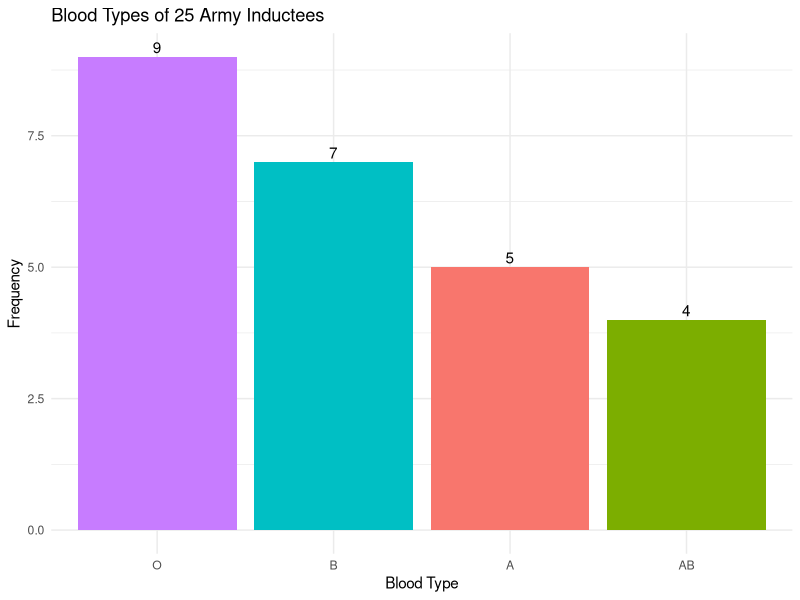
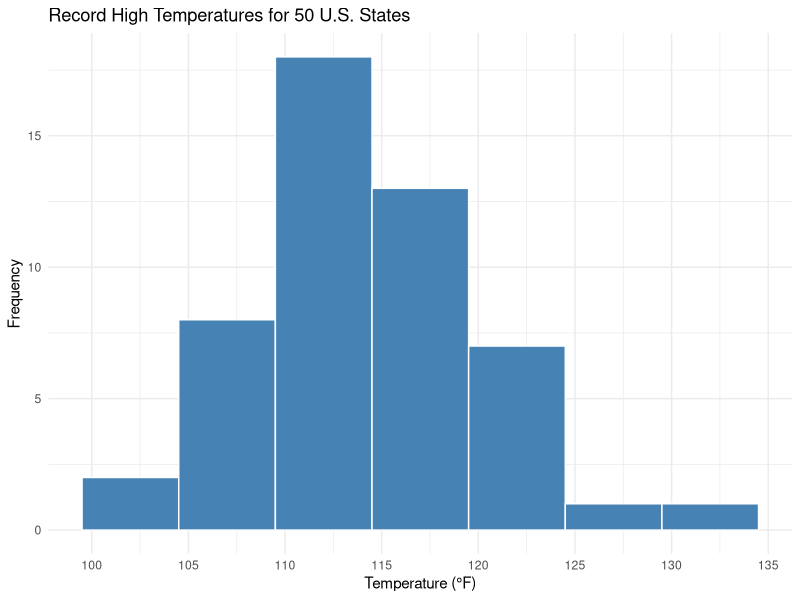
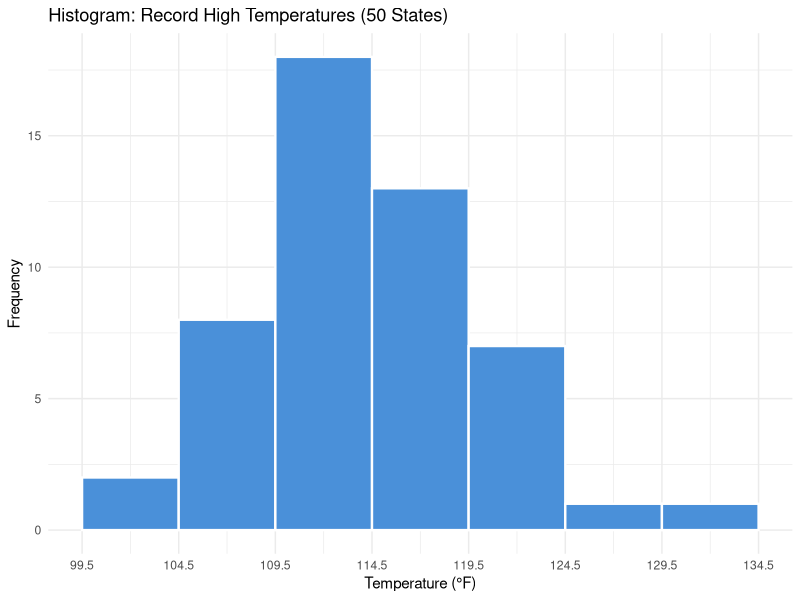
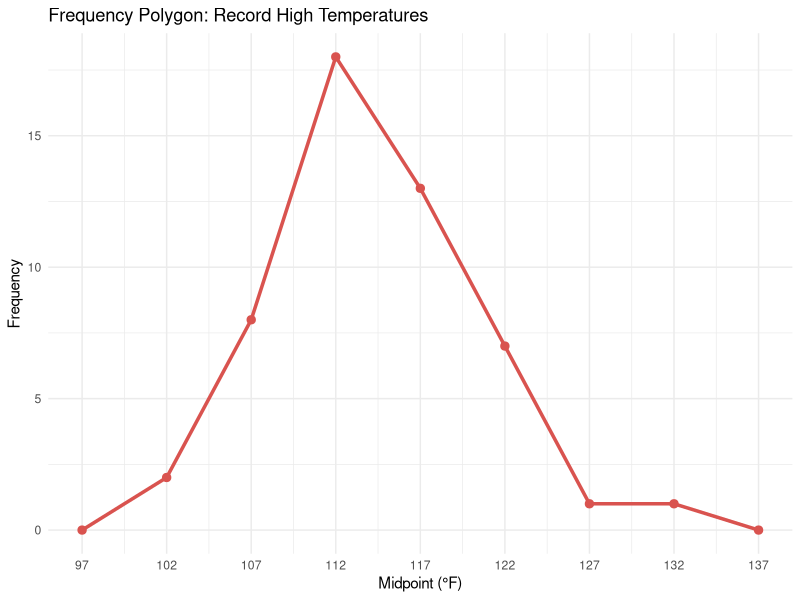
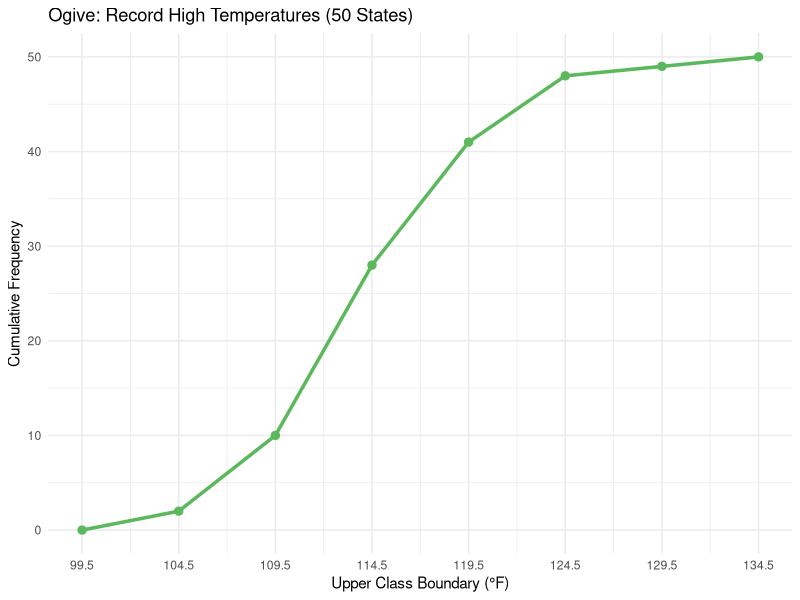
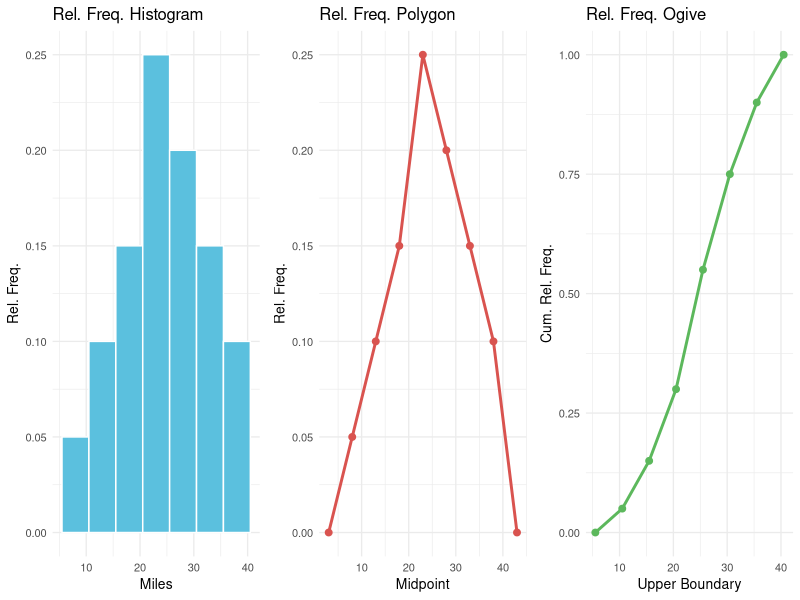
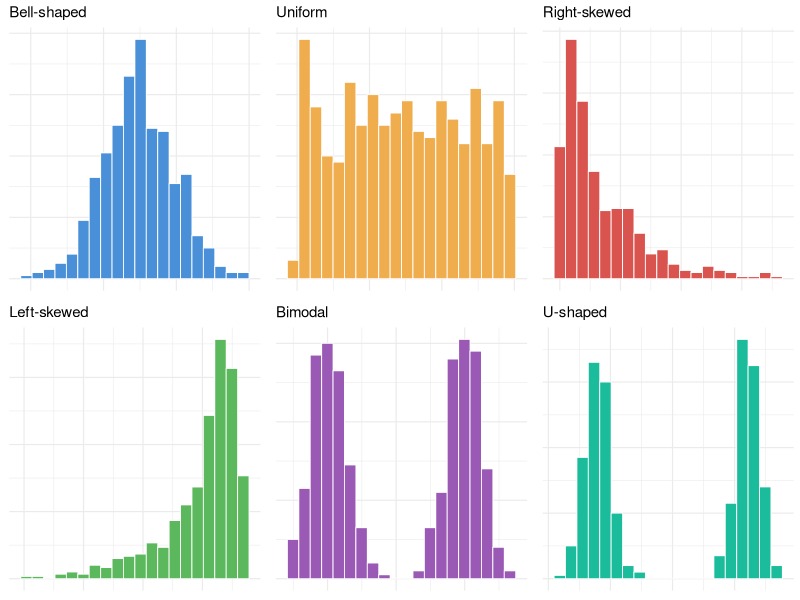
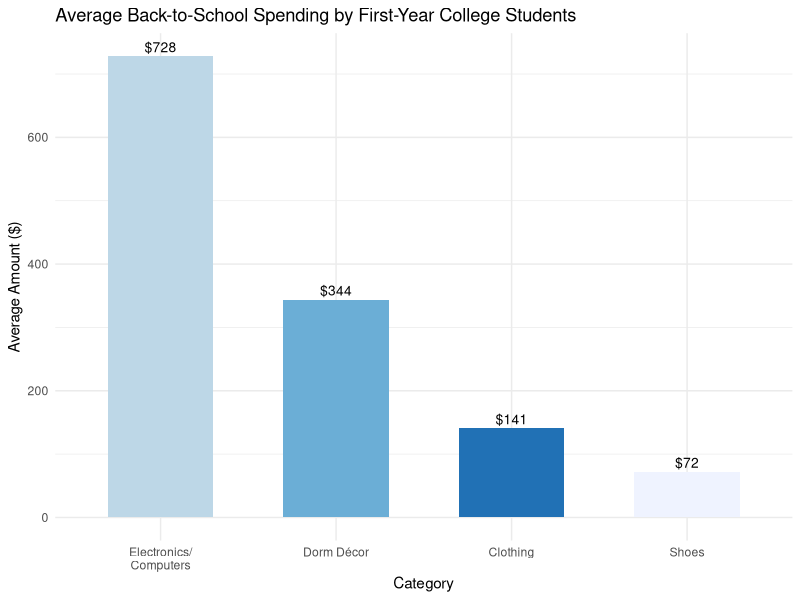

The R source for these figures, in order:
## ---- chunk 1
library(tidyverse)
library(gridExtra)
## ---- chunk 2
blood <- c("A","B","B","AB","O","O","O","B","AB","B",
           "B","B","O","A","O","A","O","O","O","AB",
           "AB","A","O","B","A")

df <- data.frame(blood) |>
  count(blood) |>
  rename(Class = blood, Frequency = n) |>
  mutate(Percentage = round(Frequency / sum(Frequency) * 100, 1))

knitr::kable(df, align = "c")
## ---- chunk 3
ggplot(df, aes(x = reorder(Class, -Frequency), y = Frequency, fill = Class)) +
  geom_bar(stat = "identity", show.legend = FALSE) +
  geom_text(aes(label = Frequency), vjust = -0.3) +
  labs(title = "Blood Types of 25 Army Inductees",
       x = "Blood Type", y = "Frequency") +
  theme_minimal()
## ---- chunk 4
temps <- c(112,100,127,120,134,118,105,110,109,112,
           110,118,117,116,118,122,114,114,105,109,
           107,112,114,115,118,117,118,122,106,110,
           116,108,110,121,113,120,119,111,104,111,
           120,113,120,117,105,110,118,112,114,114)
## ---- chunk 5
# Class width = ceiling((134 - 100) / 7) = 5
breaks <- seq(99.5, 134.5, by = 5)
labels <- c("100-104","105-109","110-114","115-119","120-124","125-129","130-134")

freq_table <- data.frame(temps) |>
  mutate(Class = cut(temps, breaks = breaks, labels = labels)) |>
  count(Class, .drop = FALSE) |>
  rename(Frequency = n) |>
  mutate(
    Boundaries = c("99.5-104.5","104.5-109.5","109.5-114.5",
                   "114.5-119.5","119.5-124.5","124.5-129.5","129.5-134.5"),
    Midpoint   = seq(102, 132, by = 5),
    Cumulative = cumsum(Frequency)
  )
## ---- chunk 6
knitr::kable(freq_table[, c("Class","Boundaries","Midpoint","Frequency","Cumulative")],
             align = "c")
## ---- chunk 7
ggplot(data.frame(temps), aes(x = temps)) +
  geom_histogram(breaks = breaks, fill = "steelblue", color = "white") +
  scale_x_continuous(breaks = seq(100, 135, by = 5)) +
  labs(title = "Record High Temperatures for 50 U.S. States",
       x = "Temperature (°F)", y = "Frequency") +
  theme_minimal()
## ---- chunk 8
mpg_data <- c(12,17,12,14,16,18,16,18,12,16,
              15,15,16,12,15,15,16,16,12,14,
              15,12,15,15,12,16,15,16,16,12)
## ---- chunk 9
ungrouped <- data.frame(mpg_data) |>
  count(mpg_data) |>
  rename(MPG = mpg_data, Frequency = n) |>
  mutate(
    `Rel. Freq.` = round(Frequency / sum(Frequency), 3),
    `Cum. Freq.` = cumsum(Frequency)
  )
## ---- chunk 10
knitr::kable(ungrouped, align = "c")
## ---- chunk 11
knitr::kable(freq_table[, c("Class","Frequency","Cumulative")],
             col.names = c("Class","Frequency","Cumulative Frequency"),
             align = "c",
             caption = "Cumulative Frequency — Record High Temperatures")
## ---- chunk 12
ggplot(data.frame(temps), aes(x = temps)) +
  geom_histogram(breaks = breaks, fill = "#4a90d9", color = "white", linewidth = 0.8) +
  scale_x_continuous(breaks = c(99.5, 104.5, 109.5, 114.5, 119.5, 124.5, 129.5, 134.5)) +
  labs(title = "Histogram: Record High Temperatures (50 States)",
       x = "Temperature (°F)", y = "Frequency") +
  theme_minimal()
## ---- chunk 13
midpoints <- seq(102, 132, by = 5)
freqs     <- freq_table$Frequency

poly_df <- data.frame(
  x = c(97, midpoints, 137),
  y = c(0,  freqs,     0)
)
## ---- chunk 14
ggplot(poly_df, aes(x, y)) +
  geom_line(color = "#d9534f", linewidth = 1.2) +
  geom_point(color = "#d9534f", size = 2.5) +
  scale_x_continuous(breaks = c(97, midpoints, 137)) +
  labs(title = "Frequency Polygon: Record High Temperatures",
       x = "Midpoint (°F)", y = "Frequency") +
  theme_minimal()
## ---- chunk 15
upper_bounds <- c(99.5, 104.5, 109.5, 114.5, 119.5, 124.5, 129.5, 134.5)
cum_freqs    <- c(0, freq_table$Cumulative)

ogive_df <- data.frame(x = upper_bounds, y = cum_freqs)
## ---- chunk 16
ggplot(ogive_df, aes(x, y)) +
  geom_line(color = "#5cb85c", linewidth = 1.2) +
  geom_point(color = "#5cb85c", size = 2.5) +
  scale_x_continuous(breaks = upper_bounds) +
  labs(title = "Ogive: Record High Temperatures (50 States)",
       x = "Upper Class Boundary (°F)", y = "Cumulative Frequency") +
  theme_minimal()
## ---- chunk 17
run_df <- data.frame(
  lower = c(5.5, 10.5, 15.5, 20.5, 25.5, 30.5, 35.5),
  upper = c(10.5,15.5, 20.5, 25.5, 30.5, 35.5, 40.5),
  freq  = c(1, 2, 3, 5, 4, 3, 2)
) |>
  mutate(
    mid    = (lower + upper) / 2,
    rel_f  = freq / sum(freq),
    cum_rf = cumsum(rel_f)
  )
## ---- chunk 18
p1 <- ggplot(run_df, aes(x = mid, y = rel_f)) +
  geom_bar(stat = "identity", width = 5, fill = "#5bc0de", color = "white") +
  labs(title = "Rel. Freq. Histogram", x = "Miles", y = "Rel. Freq.") +
  theme_minimal(base_size = 10)

p2 <- ggplot(
  data.frame(x = c(3, run_df$mid, 43), y = c(0, run_df$rel_f, 0)),
  aes(x, y)
) +
  geom_line(color = "#d9534f", linewidth = 1) +
  geom_point(color = "#d9534f", size = 2) +
  labs(title = "Rel. Freq. Polygon", x = "Midpoint", y = "Rel. Freq.") +
  theme_minimal(base_size = 10)
## ---- chunk 19
p3 <- ggplot(
  data.frame(
    x = c(5.5, run_df$upper),
    y = c(0, run_df$cum_rf)
  ),
  aes(x, y)
) +
  geom_line(color = "#5cb85c", linewidth = 1) +
  geom_point(color = "#5cb85c", size = 2) +
  labs(title = "Rel. Freq. Ogive", x = "Upper Boundary", y = "Cum. Rel. Freq.") +
  theme_minimal(base_size = 10)
## ---- chunk 20
gridExtra::grid.arrange(p1, p2, p3, ncol = 3)
## ---- chunk 21
set.seed(42)

make_hist <- function(data, title, fill_col) {
  ggplot(data.frame(x = data), aes(x)) +
    geom_histogram(bins = 20, fill = fill_col, color = "white", linewidth = 0.3) +
    labs(title = title, x = NULL, y = NULL) +
    theme_minimal(base_size = 9) +
    theme(axis.text = element_blank())
}
## ---- chunk 22
p_bell    <- make_hist(rnorm(500, 50, 10),     "Bell-shaped",    "#4a90d9")
p_uni     <- make_hist(runif(500, 20, 80),     "Uniform",        "#f0ad4e")
p_right   <- make_hist(rexp(500, 0.05),        "Right-skewed",   "#d9534f")
p_left    <- make_hist(80 - rexp(500, 0.05),   "Left-skewed",    "#5cb85c")
p_bimod   <- make_hist(c(rnorm(250,30,5), rnorm(250,70,5)), "Bimodal", "#9b59b6")
p_u       <- make_hist(c(rnorm(200,20,5), rnorm(200,80,5)), "U-shaped", "#1abc9c")

## ---- chunk 23
gridExtra::grid.arrange(p_bell, p_uni, p_right, p_left, p_bimod, p_u, ncol = 3)
## ---- chunk 24
spending <- data.frame(
  category = c("Electronics/\nComputers", "Dorm Décor", "Clothing", "Shoes"),
  amount   = c(728, 344, 141, 72)
)
## ---- chunk 25
ggplot(spending, aes(x = reorder(category, -amount), y = amount, fill = category)) +
  geom_bar(stat = "identity", show.legend = FALSE, width = 0.6) +
  geom_text(aes(label = paste0("$", amount)), vjust = -0.4, size = 3.5) +
  scale_fill_brewer(palette = "Blues", direction = -1) +
  labs(title = "Average Back-to-School Spending by First-Year College Students",
       x = "Category", y = "Average Amount ($)") +
  theme_minimal()
## ---- chunk 26
homeless <- data.frame(
  city  = c("Atlanta","Chicago","Washington\nD.C.","Baltimore","St. Louis"),
  count = c(6832, 6680, 5518, 2904, 1485)
) |>
  arrange(desc(count)) |>
  mutate(city = factor(city, levels = city))
## ---- chunk 27
ggplot(homeless, aes(x = city, y = count, fill = city)) +
  geom_bar(stat = "identity", show.legend = FALSE) +
  geom_text(aes(label = scales::comma(count)), vjust = -0.4, size = 3.5) +
  scale_fill_brewer(palette = "Reds", direction = -1) +
  labs(title = "Pareto Chart: Homeless Population in Five U.S. Cities",
       x = "City", y = "Number of Homeless Individuals") +
  theme_minimal()
## ---- chunk 28
homicides <- data.frame(
  year  = 2003:2008,
  count = c(632, 559, 567, 540, 628, 517)
)

fig <- ggplot(homicides, aes(x = year, y = count)) +
  geom_line(color = "#d9534f", linewidth = 1.2) +
  geom_point(color = "#d9534f", size = 3) +
  geom_text(aes(label = count), vjust = -0.8, size = 3.5) +
  scale_x_continuous(breaks = 2003:2008) +
  ylim(450, 680) +
  labs(title = "U.S. Workplace Homicides, 2003–2008",
       x = "Year", y = "Number of Homicides") +
  theme_minimal()
## ---- chunk 29
fig
## ---- chunk 30
snacks <- data.frame(
  item = c("Potato chips","Tortilla chips","Pretzels","Popcorn","Snack nuts"),
  freq = c(11.2, 8.2, 4.3, 3.8, 2.5)
) |>
  mutate(
    pct    = freq / sum(freq) * 100,
    label  = paste0(item, "\n", round(pct, 1), "%")
  )

fig <- ggplot(snacks, aes(x = "", y = freq, fill = item)) +
  geom_bar(stat = "identity", width = 1, color = "white") +
  coord_polar(theta = "y") +
  geom_text(aes(label = paste0(round(pct, 1), "%")),
            position = position_stack(vjust = 0.5), size = 3.5) +
  scale_fill_brewer(palette = "Set2") +
  labs(title = "Super Bowl Snack Food Preferences", fill = "Snack") +
  theme_void()
## ---- chunk 31
fig
## ---- chunk 32
blood_pie <- data.frame(
  type = c("A","B","O","AB"),
  freq = c(5, 7, 9, 4)
) |>
  mutate(
    pct    = freq / sum(freq) * 100,
    deg    = pct / 100 * 360,
    label  = paste0(type, "\n", freq, " (", round(pct, 1), "%)")
  )

fig <- ggplot(blood_pie, aes(x = "", y = freq, fill = type)) +
  geom_bar(stat = "identity", width = 1, color = "white") +
  coord_polar(theta = "y") +
  geom_text(aes(label = paste0(type, "\n", round(pct, 1), "%")),
            position = position_stack(vjust = 0.5), size = 4) +
  scale_fill_manual(values = c("#4a90d9","#d9534f","#5cb85c","#f0ad4e")) +
  labs(title = "Blood Type Distribution (n = 25)", fill = "Blood Type") +
  theme_void()
## ---- chunk 33
fig
## ---- chunk 34
cardio <- c(25,31,20,32,13,14,43,2,57,23,36,32,33,32,44,32,52,44,51,45)

# Display stem and leaf plot
stem(cardio, scale = 2)
## ---- chunk 35
thefts <- c(
  52, 62, 51, 50, 69,
  58, 77, 66, 53, 57,
  75, 56, 55, 67, 73,
  79, 59, 68, 65, 72,
  57, 51, 63, 69, 75,
  65, 53, 78, 66, 55
)

stem(thefts, scale = 1)
## ---- chunk 36
atlanta <- c(55,70,44,36,40,63,40,44,34,38,60,47,52,32,32,
             50,53,32,28,31,52,32,34,32,50,26,29)
philly  <- c(61,40,38,32,30,58,40,40,25,30,54,40,36,30,30,
             53,39,36,34,33,50,38,36,39,32)

# Base-R back-to-back stem and leaf display (no extra packages needed):
# left-group leaves fan out to the left, right-group leaves to the right.
back_to_back <- function(left, right, lab_left, lab_right) {
  stems <- seq(min(c(left, right)) %/% 10, max(c(left, right)) %/% 10)
  lf <- sapply(stems, function(s)
    paste(sort(left[left %/% 10 == s] %% 10, decreasing = TRUE), collapse = " "))
  rf <- sapply(stems, function(s)
    paste(sort(right[right %/% 10 == s] %% 10), collapse = " "))
  w <- max(nchar(c(lf, lab_left)))
  cat(sprintf("%*s | stem | %s", w, lab_left, lab_right), sep = "\n")
  cat(sprintf("%*s |  %d   | %s", w, lf, stems, rf), sep = "\n")
}

back_to_back(atlanta, philly, "Atlanta", "Philadelphia")
